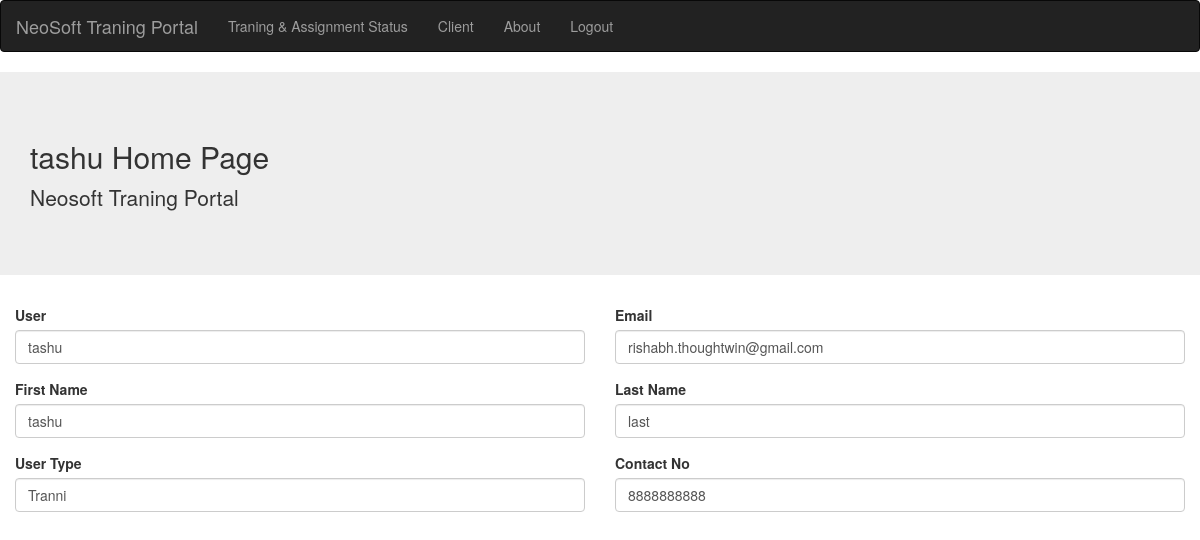
The app's page /tl/ (signed in) with its own data.
### core/models.py (models this page shows, shortened)
class User(AbstractUser):
    mobile_number = models.CharField(
        max_length=40, unique=True, blank=False, null=False, db_index=True
    )
    address = models.CharField(max_length=255, blank=True, null=True)
    field_type = models.CharField(choices=STATE_CHOICE, max_length=50)
    User_type = models.CharField(choices=STATE_CHOICE2, max_length=50)
    assigned_client = models.CharField(max_length=100)
    DOB = models.DateField(null=True,blank=True)
    gender = models.CharField(choices=STATE_CHOICE1, max_length=50)

### core/views.py (the view)
# urls.py: path('tl/',DeshbordView.as_view(),name='tl'),
class DeshbordView(View):
    def get(self,request,*args, **kwargs):
        user = User.objects.all()
        assignment= Assignment.objects.all()
        review = Review.objects.filter(id=request.user.id)
        user = User.objects.get(id=request.user.id)
        traning = Traning.objects.filter()
        if user.User_type == 'TL':
            trainees= User.objects.filter(User_type='Tranni')
            return render(request, 'core/tl_home.html', {'user':user ,'assignment':assignment,'trainees':trainees})
        else:
            return render(request, 'core/tranie_home.html', {'user':user ,'assignment':assignment})

### core/templates/core/tranie_home.html
{% extends 'core/base.html' %}
{%load static %}
{% block content %}
<body>
    <nav class="navbar navbar-inverse">
        <div class="container-fluid">
          <div class="navbar-header">
            <a class="navbar-brand" href="#">NeoSoft Traning Portal</a>
          </div>
          <ul class="nav navbar-nav">
            <li><a href="{% url 'core:user-detail' user.id %}">Traning & Assignment Status</a></li>
            <li><a href="{% url 'core:client' user.id %}">Client</a></li>
            <li><a href="{% url 'core:about' %}">About</a></li>
            <li><a href="{% url 'core:login'  %}">Logout</a></li>
          </ul>
        </div>
      </nav>
      <div class="jumbotron jumbotron-fluid">
        <div class="container">
          <h2 class="display-4">{{user.first_name}} Home Page</h2>
          <p class="lead">Neosoft Traning Portal</p>
        </div>
      </div>
      <div class="col-md-6">
        <div class="form-group">
          <label>User</label>
          <input
          class="form-control"
          type="text"
          formControlName="drive_type"
          placeholder="Username"
          value="{{user.first_name}}"
          />
        </div>
      </div>
      <div class="col-md-6">
        <div class="form-group">
          <label>Email</label>
          <input
          class="form-control"
          type="text"
          formControlName="drive_type"
          placeholder="Username"
          value="{{user.email}}"
          />
        </div>
      </div>
      <div class="col-md-6">
        <div class="form-group">
          <label>First Name</label>
          <input
          class="form-control"
          type="text"
          formControlName="drive_type"
          placeholder="First Name"
          value="{{user.first_name}}"
          />
        </div>
      </div>
      <div class="col-md-6">
        <div class="form-group">
          <label>Last Name</label>
          <input
          class="form-control"
          type="text"
          formControlName="drive_type"
          placeholder="Last Name"
          value="{{user.last_name}}"
          />
        </div>
      </div>
      <div class="col-md-6">
        <div class="form-group">
          <label>User Type</label>
          <input
          class="form-control"
          type="text"
          formControlName="drive_type"
          placeholder="Username"
          value="{{user.User_type}}"
          />
        </div>
      </div>
      <div class="col-md-6">
        <div class="form-group">
          <label>Contact No</label>
          <input
          class="form-control"
          type="text"
          formControlName="drive_type"
          placeholder="Username"
          value="{{user.mobile_number}}"
          />
        </div>
      </div>
</body>
{% endblock %}

### records on screen
User: first_name "tashu", email "rishabh.thoughtwin@gmail.com", last_name "last", User_type "Tranni", mobile_number "8888888888"
